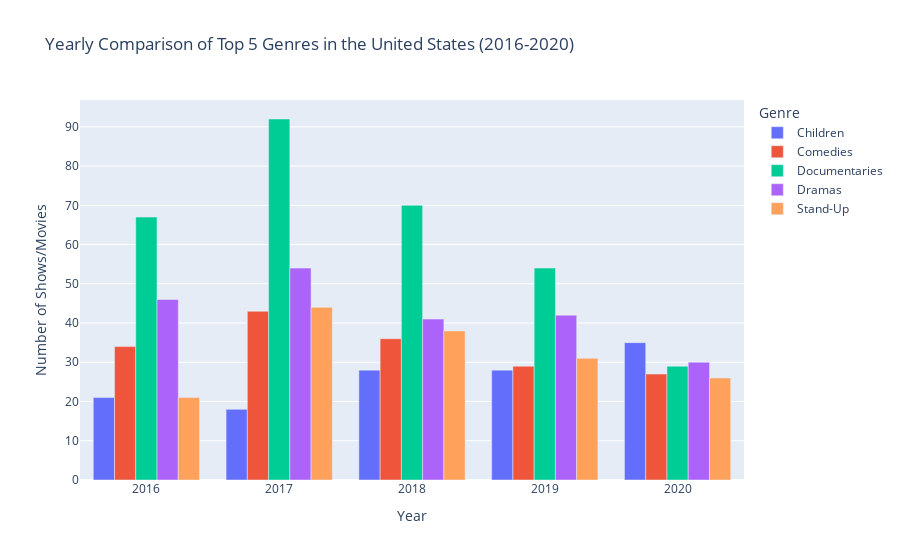

The code cell stored with this chart in its notebook:
### Code cell
# Specify the range of years you're interested in
years_of_interest = [2016, 2017, 2018, 2019, 2020]

# Filter data for the specified years and for the United States
us_netflix_df = netflix_df[(netflix_df['release_year'].isin(years_of_interest)) & 
                           (netflix_df['country'] == 'United States')]

# Identify top 5 genres across all years combined
top_5_genres = us_netflix_df['genre'].value_counts().nlargest(5).index.tolist()

# Filter data for only the top 5 genres
us_top_genres_df = us_netflix_df[us_netflix_df['genre'].isin(top_5_genres)]

# Group by release year and genre, then count the number of movies/TV shows
year_genre_counts = us_top_genres_df.groupby(['release_year', 'genre']).size().reset_index()
year_genre_counts.columns = ['year', 'genre', 'count']

# Plotting year to year comparison of top 5 genres
fig = px.bar(year_genre_counts, x='year', y='count', color='genre', barmode='group',
             title='Yearly Comparison of Top 5 Genres in the United States (2016-2020)',
             labels={'year': 'Year', 'count': 'Number of Shows/Movies', 'genre': 'Genre'})

fig.show()

### Figure 1 — Plotly figure (JSON) as saved in the notebook; plotly's stock layout.template omitted (floating-point values rounded to 4 significant figures)
{"data": [{"alignmentgroup": "True", "hovertemplate": "Genre=Children<br>Year=%{x}<br>Number of Shows/Movies=%{y}<extra></extra>", "legendgroup": "Children", "marker": {"color": "#636efa", "pattern": {"shape": ""}}, "name": "Children", "offsetgroup": "Children", "orientation": "v", "showlegend": true, "textposition": "auto", "type": "bar", "x": [2016, 2017, 2018, 2019, 2020], "xaxis": "x", "y": [21, 18, 28, 28, 35], "yaxis": "y"}, {"alignmentgroup": "True", "hovertemplate": "Genre=Comedies<br>Year=%{x}<br>Number of Shows/Movies=%{y}<extra></extra>", "legendgroup": "Comedies", "marker": {"color": "#EF553B", "pattern": {"shape": ""}}, "name": "Comedies", "offsetgroup": "Comedies", "orientation": "v", "showlegend": true, "textposition": "auto", "type": "bar", "x": [2016, 2017, 2018, 2019, 2020], "xaxis": "x", "y": [34, 43, 36, 29, 27], "yaxis": "y"}, {"alignmentgroup": "True", "hovertemplate": "Genre=Documentaries<br>Year=%{x}<br>Number of Shows/Movies=%{y}<extra></extra>", "legendgroup": "Documentaries", "marker": {"color": "#00cc96", "pattern": {"shape": ""}}, "name": "Documentaries", "offsetgroup": "Documentaries", "orientation": "v", "showlegend": true, "textposition": "auto", "type": "bar", "x": [2016, 2017, 2018, 2019, 2020], "xaxis": "x", "y": [67, 92, 70, 54, 29], "yaxis": "y"}, {"alignmentgroup": "True", "hovertemplate": "Genre=Dramas<br>Year=%{x}<br>Number of Shows/Movies=%{y}<extra></extra>", "legendgroup": "Dramas", "marker": {"color": "#ab63fa", "pattern": {"shape": ""}}, "name": "Dramas", "offsetgroup": "Dramas", "orientation": "v", "showlegend": true, "textposition": "auto", "type": "bar", "x": [2016, 2017, 2018, 2019, 2020], "xaxis": "x", "y": [46, 54, 41, 42, 30], "yaxis": "y"}, {"alignmentgroup": "True", "hovertemplate": "Genre=Stand-Up<br>Year=%{x}<br>Number of Shows/Movies=%{y}<extra></extra>", "legendgroup": "Stand-Up", "marker": {"color": "#FFA15A", "pattern": {"shape": ""}}, "name": "Stand-Up", "offsetgroup": "Stand-Up", "orientation": "v", "showlegend": true, "textposition": "auto", "type": "bar", "x": [2016, 2017, 2018, 2019, 2020], "xaxis": "x", "y": [21, 44, 38, 31, 26], "yaxis": "y"}], "layout": {"barmode": "group", "legend": {"title": {"text": "Genre"}, "tracegroupgap": 0}, "title": {"text": "Yearly Comparison of Top 5 Genres in the United States (2016-2020)"}, "xaxis": {"anchor": "y", "domain": [0, 1], "title": {"text": "Year"}}, "yaxis": {"anchor": "x", "domain": [0, 1], "title": {"text": "Number of Shows/Movies"}}}}
